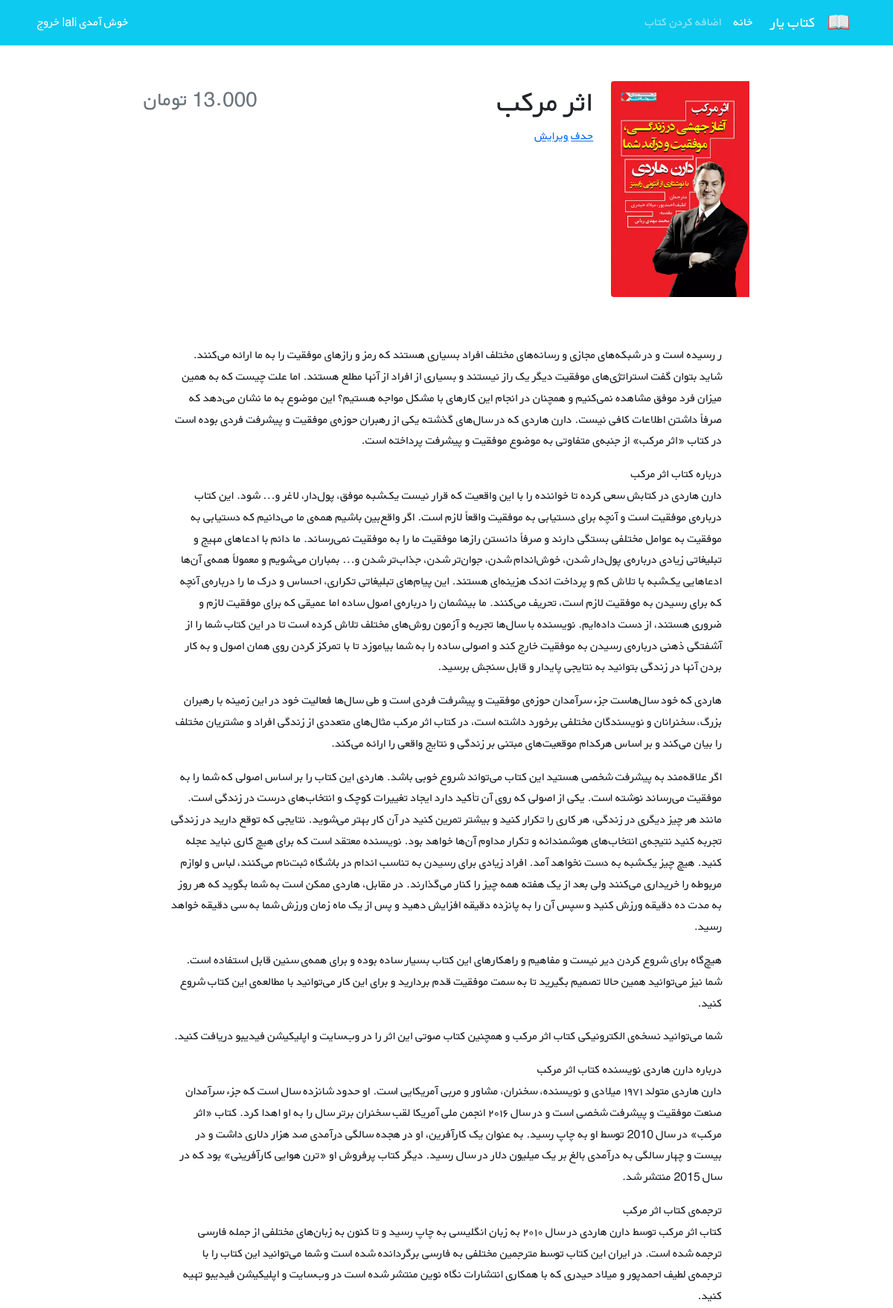
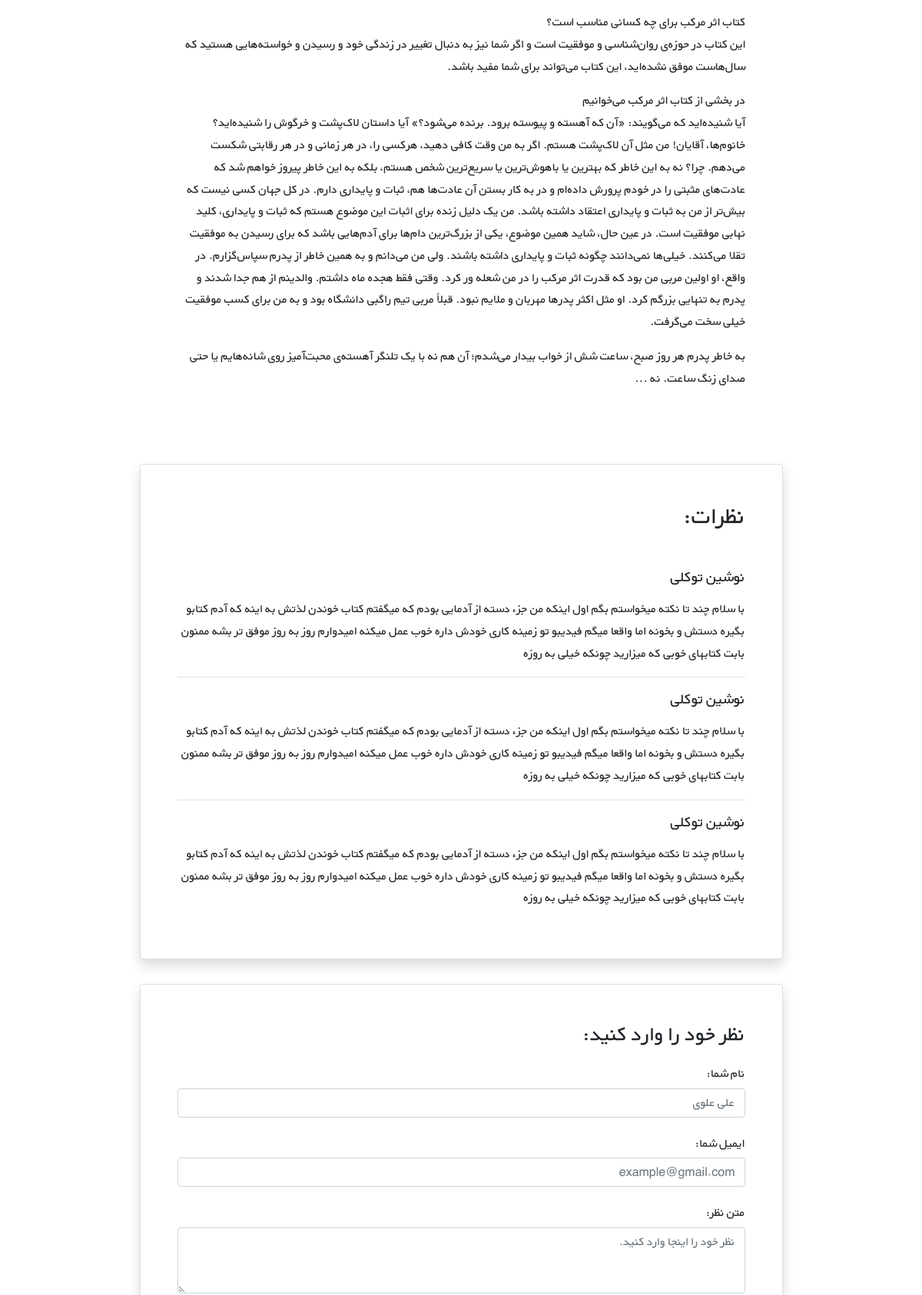
Page /books/6/ (signed in, upper part) on the committed database (2 pictures, top to bottom).
### accounts/models.py (models this page shows)
class CustomUser(AbstractUser):
    age = models.PositiveIntegerField(null=True, blank=True)

### books/models.py (models this page shows, shortened)
class Book(models.Model):
    title = models.CharField(max_length=200)
    author = models.CharField(max_length=200)
    description = models.TextField()
    price = models.DecimalField(max_digits=6, decimal_places=3)
    cover = models.ImageField(upload_to='covers/', blank=True)

### books/views.py (the view)
class BookDetailView(generic.DetailView):
    model = Book
    template_name = 'books/books_detail.html'

### books/templates/books/books_detail.html (shortened to what this page needs)
{% extends '_base.html' %}
{% block content %}
<div class="container mt-5" dir="rtl">
    <div class="">
        <div class="">
            <div class="d-flex justify-content-center">
                <div class="row w-sm-75 w-100">
                    <div class="col-xs-12 col-md-3 d-flex justify-content-center">
                        <div>
                            {% if book.cover %}
                            <img src="{{ book.cover.url }}" class="img-fluid rounded-start" alt="...">
                            {% endif %}
                        </div>
                    </div>
                    <div class="col-xs-12 col-md-6 text-center text-md-end mt-md-1 mt-4">
                        <h1>{{book.title}}</h1>
                        <a href="{% url 'delete_book' book.id %}">حدف</a>
                              <a href="{% url 'book_update' book.id %}">ويرايش</a>
                    </div>
                    <div class="col-xs-12 col-md-3 d-flex flex-column">
                        <h3 class="align-self-center pt-2 text-muted align-self-md-end">{{ book.price }} تومان
                        </h3>
                    </div>
                </div>
            </div>
            <div class="d-flex justify-content-center">
                <div class="my-3 p-5 w-sm-75 w-100">
                   {{ book.description|linebreaks }}
                </div>
            </div>
            <div class="d-flex justify-content-center">
                <div class="card shadow my-3 p-5 w-sm-75 w-100">
                    <h2 class="mb-5">نظرات:</h2>
                    <div class="border-bottom mb-3">
                        <h5 class="mb-3">نوشین توکلی</h5>
                        <p>با سلام چند تا نکته میخواستم بگم اول اینکه من جزء دسته از آدمایی بودم که میگفتم کتاب خوندن لذتش
                            به اینه که آدم کتابو بگیره دستش و بخونه اما واقعا میگم فیدیبو تو زمینه کاری خودش داره خوب عمل
                            میکنه امیدوارم روز به روز موفق تر بشه ممنون بابت کتابهای خوبی که میزارید چونکه خیلی به روزه</p>
                    </div>
                    <div class="border-bottom mb-3">
                        <h5 class="mb-3">نوشین توکلی</h5>
                        <p>با سلام چند تا نکته میخواستم بگم اول اینکه من جزء دسته از آدمایی بودم که میگفتم کتاب خوندن لذتش
                            به اینه که آدم کتابو بگیره دستش و بخونه اما واقعا میگم فیدیبو تو زمینه کاری خودش داره خوب عمل
                            میکنه امیدوارم روز به روز موفق تر بشه ممنون بابت کتابهای خوبی که میزارید چونکه خیلی به روزه</p>
                    </div>
                    <div>
                        <h5 class="mb-3">نوشین توکلی</h5>
                        <p>با سلام چند تا نکته میخواستم بگم اول اینکه من جزء دسته از آدمایی بودم که میگفتم کتاب خوندن لذتش
                            به اینه که آدم کتابو بگیره دستش و بخونه اما واقعا میگم فیدیبو تو زمینه کاری خودش داره خوب عمل
                            میکنه امیدوارم روز به روز موفق تر بشه ممنون بابت کتابهای خوبی که میزارید چونکه خیلی به روزه</p>
                    </div>
                </div>
            </div>
            <div class="d-flex justify-content-center">
                <div class="card shadow my-3 p-5 w-sm-75 w-100">
                    <h3>نظر خود را وارد کنید:</h3>
                    <form method="POST">
                        <div class="form-group py-2">
                            <label class="py-1" for="author_name">نام شما:</label>
                            <input type="text" class="form-control" placeholder="علی علوی" name="author_name">
                        </div>
                        <div class="form-group py-2">
                            <label class="py-1" for="email">ایمیل شما:</label>
                            <input type="email" class="form-control" placeholder="example@gmail.com" name="email">
                        </div>
                        <div class="form-group py-2">
                            <label class="py-1" for="comment_text">متن نظر:</label>
                            <textarea class="form-control" name="text" rows="3"
                                      placeholder="نظر خود را اینجا وارد کنید."></textarea>
                        </div>
                    </form>
                </div>
            </div>
        </div>
    </div>
</div>
{% endblock content %}

### templates/_base.html (shortened to what this page needs)
{% load static %}
<!doctype html><!doctype html>
<html lang="en">
<head>
    <link href="https://cdn.jsdelivr.net/npm/bootstrap@5.1.3/dist/css/bootstrap.min.css" rel="stylesheet"
>
    <link rel="stylesheet" href="{% static 'css/style.css' %}">
</head>
<body>
<nav class="navbar navbar-expand-lg navbar-dark bg-info" dir="rtl">
    <div class="container">
        <a class="navbar-brand" href="#">
            <img src={% static 'icons/book.png' %} alt="" height="30"
                 class="d-inline-block align-text-top">
        </a>
        <a class="navbar-brand mx-3" href="#">کتاب یار</a>
        <div class="collapse navbar-collapse" id="navbarNavAltMarkup">
            <div class="navbar-nav">
                <a class="nav-link active" aria-current="page" href="{% url 'book_list' %}">خانه</a>
                <a class="nav-link" href="{% url 'new_book' %}">اضافه کردن کتاب</a>
            </div>
        </div>
         {% if user.is_authenticated %}
        <div class="mx-2 text-white"> خوش آمدی {{ user.username}}|
            <a class="link-light text-decoration-none" href="{% url 'logout' %}">خروج</a>
        {% else %}
           <a class="link-light text-decoration-none" href="{% url 'login' %}">ورود</a>
            | <a class="link-light text-decoration-none" href="{% url 'signup' %}">ثبت نام</a>
            {% endif %}
            </div>
</nav>
</body>
{% block content %}
{% endblock content %}
</html>

### static/css/style.css (style rules this page uses)
* { font-family: 'BYekan', sans-serif; line-height: 1.8rem; }
@media (min-width: 576px) { .w-sm-75 { width: 75%!important; } }

### rows in the picture
CustomUser: username "ali"
Book: cover (picture), title "اثر مرکب", description "ر رسیده است و در شبکه‌های مجازی و رسانه‌های مختلف افراد بسیاری هستند که رمز و رازهای موفقیت را به ما ارائه می‌کنند. شاید بتوان گفت استراتژی‌های موفقیت دیگر یک راز نیستند و بسیاری از افراد از آنها مطلع هستند. اما علت چیست که به همین میزان فرد موفق مشاهده نمی‌کنیم و همچنان در انجام این کارهای با مشکل مواجه هستیم؟ این موضوع به ما نشان می‌دهد که صرفاً داشتن اطلاعات کافی نیست. دارن هاردی که در سال‌های گذشته یکی از رهبران حوزه‌ی موفقیت و پیشرفت فردی بوده است در کتاب «اثر مرکب» از جنبه‌ی متفاوتی به موضوع موفقیت و پیشرفت پرداخته است. درباره کتاب اثر مرکب دارن هاردی در کتابش سعی کرده تا خواننده را با این واقعیت که قرار نیست یک‌شبه موفق، پول‌دار، لاغر و... شود. این کتاب درباره‌ی موفقیت است و آنچه…"
